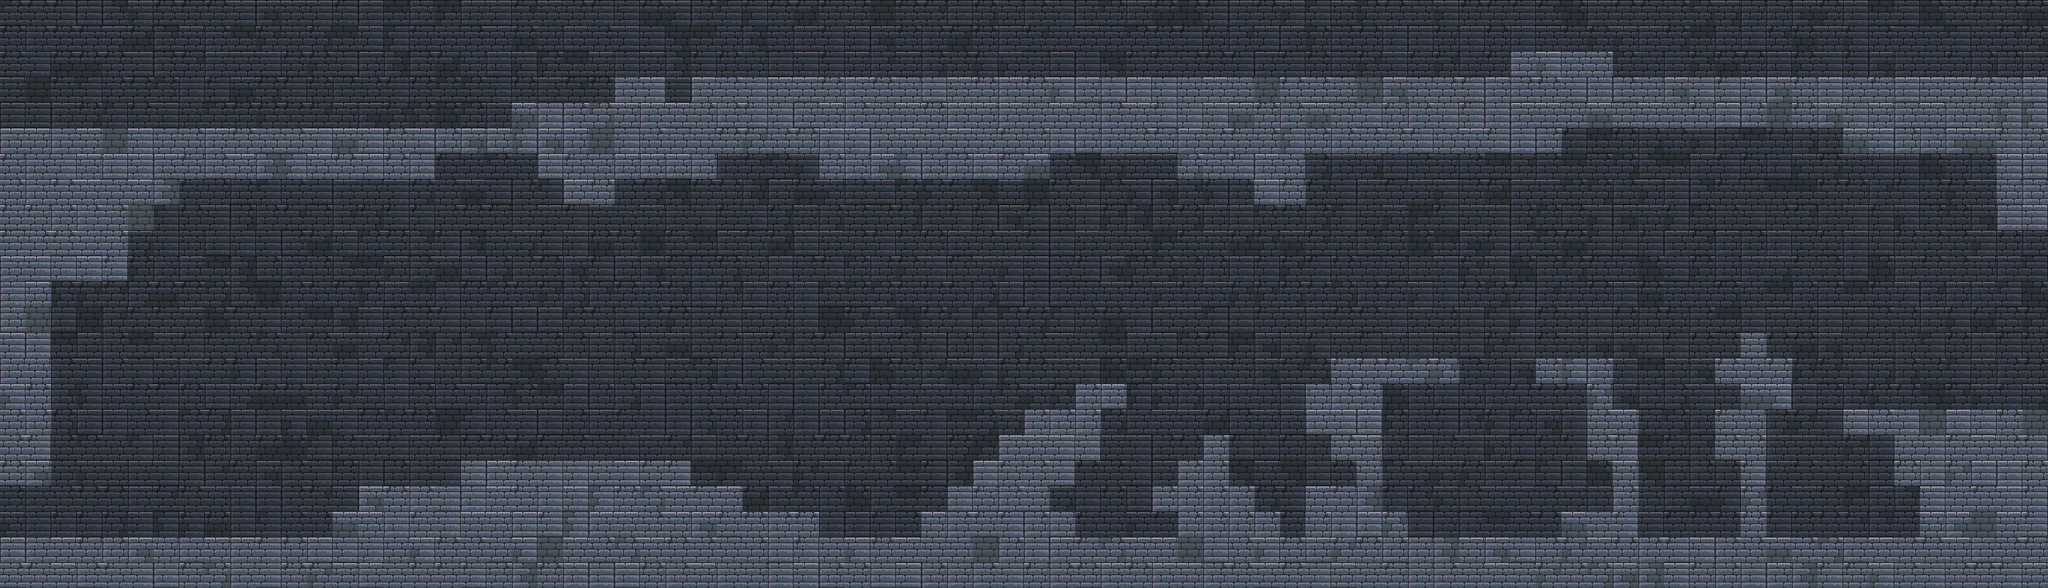

Rendered tile map (Tiled .tmx) drawn with the repository's tilesets; below, a short description and the map source with its tile grids summarised:
An orthogonal 80x23 tile map with 32x32 px tiles, 2 tile layers (fundo, colisao), 5 tilesets and 4 objects (spwan, bau, inimigo, fogueira).

<map version="1.10" tiledversion="1.12.2" orientation="orthogonal" renderorder="right-down" width="80" height="23" tilewidth="32" tileheight="32" infinite="0" nextlayerid="5" nextobjectid="5">
  <tileset firstgid="1" source="../tileset/tilesets/parede_variantes.tsx" />
  <tileset firstgid="97" source="../tileset/tilesets/chao_variantes.tsx" />
  <tileset firstgid="193" source="../tileset/tilesets/tileset.tsx" />
  <tileset firstgid="213" source="../tileset/tilesets/The Sidescroller's Dungeon Tiles 32x32.tsx" />
  <tileset firstgid="612" source="../tileset/tilesets/Dungeon Tile Set 32px.tsx" />
  <layer id="1" name="fundo" width="80" height="23">
    <data>[1840 cells, 1840 non-empty, 96 distinct tile ids]</data>
  </layer>
  <layer id="3" name="colisao" width="80" height="23">
    <data>[1840 cells, 589 non-empty, 60 distinct tile ids]</data>
  </layer>
  <objectgroup id="4" name="objetos">
    <object id="1" type="spwan" x="32" y="652">
      <point />
    </object>
    <object id="2" type="bau" x="2449" y="511">
      <properties>
        <property name="id_item" type="int" value="1" />
      </properties>
      <point />
    </object>
    <object id="3" type="inimigo" x="1859" y="628">
      <properties>
        <property name="patrulha_dir" type="int" value="30" />
        <property name="patrulha_esq" type="int" value="30" />
        <property name="tipo" value="skeleton" />
      </properties>
      <point />
    </object>
  <object id="4" name="Ecofoco experimental" type="fogueira" x="256" y="640"><point /></object>
 </objectgroup>
</map>
